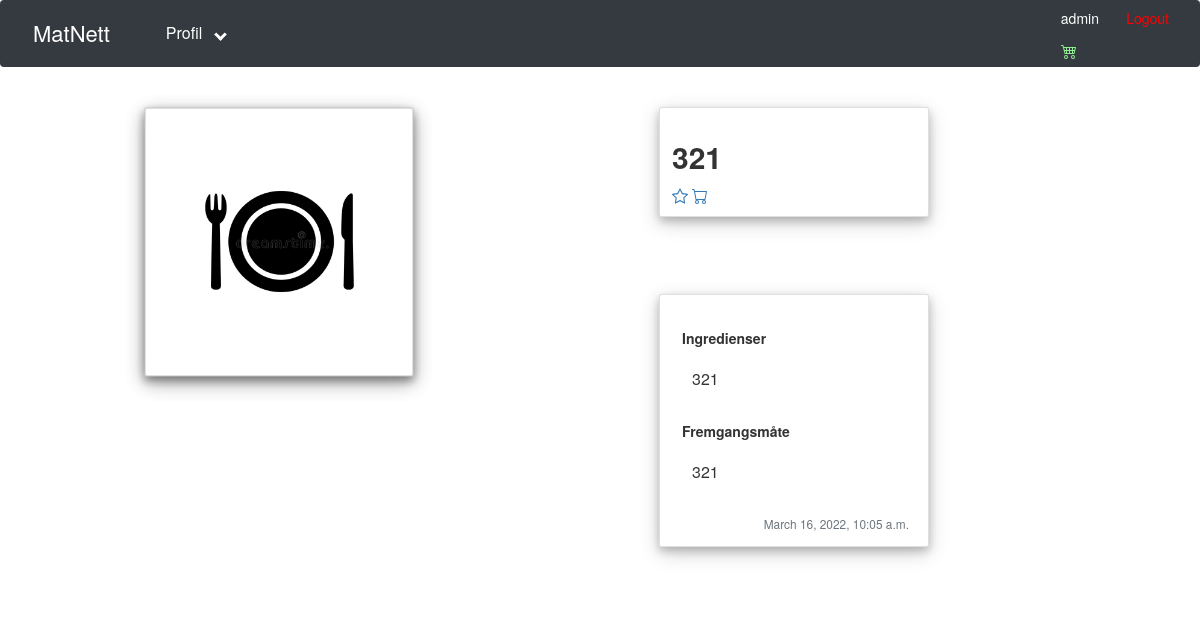
The app's page /recipe/29/ (signed in) with its own data.
### matapp/models.py (models this page shows, shortened)
class Recipe(models.Model):
    Host = models.ForeignKey(User, null=True, on_delete=models.SET_NULL)
    title = models.CharField(max_length=200, null=True)
    description = models.TextField(null=True)
    ingredients = models.TextField(null=True)
    date_created = models.DateTimeField(auto_now_add=True, null=True)
    bilde = models.ImageField(null=True, default="defaultRecipe.jpg")
    favorite = models.ManyToManyField(User, related_name="favorite", blank=True)
    handleliste = models.ManyToManyField(User, related_name="handleliste", blank=True)
    KATEGORIER = (
        ('Frokost', 'Frokost'),
        ('Lunsj', 'Lunsj'),
        ('Middag', 'Middag'),
        ('Dessert', 'Dessert')
    )
    kategorier = models.CharField(max_length=200, null=True, choices=KATEGORIER)
    class Meta:
        ordering = ['-date_created']
    def ingredientsFormat(self):
        return self.ingredients.split('\n')

### matapp/views.py (the view)
# urls.py: path('recipe/', views.recipe),
@login_required(login_url='login')
def recipe(request, pk):
    current = Recipe.objects.get(id=pk)
    return render(request, 'matapp/recipe.html', {'current': current})

### matapp/templates/matapp/recipe.html (shortened to what this page needs)
{% extends 'matapp/main.html' %}
{% load static %}
{% block content %}
<br>
<div>
    <div class="row">
        <div class="col">
            <div class="col-md" style="margin-left: 20%;">
                <div class="card mb-2">
                    <div class="card card-body text-black">
                        <img src="{{current.bilde.url}}" class="img-fluid" alt="...">
                    </div>
                </div>
            </div>
        </div>
        <div class="col">
            <div class="col-md" style="margin-right: 20%;">
                <div class="card mb-2">
                    <div class="card-body">
                        <h2><b>{{current.title}}</b></h2>
                            {% if user in current.favorite.all %}
                            <a href="{% url 'addFavorite' current.id %}"><svg xmlns="http://www.w3.org/2000/svg" width="16" height="16" fill="gold" class="bi bi-star-fill" viewBox="0 0 16 16">
                                <path d="M3.612 15.443c-.386.198-.824-.149-.746-.592l.83-4.73L.173 6.765c-.329-.314-.158-.888.283-.95l4.898-.696L7.538.792c.197-.39.73-.39.927 0l2.184 4.327 4.898.696c.441.062.612.636.282.95l-3.522 3.356.83 4.73c.078.443-.36.79-.746.592L8 13.187l-4.389 2.256z"/>
                              </svg></a>
                            {% else %}
                            <a href="{% url 'addFavorite' current.id %}"></a>
                            {% endif %}
                            {% if user in current.handleliste.all %}
                            <a href="{% url 'addToHandleliste' current.id %}"><svg xmlns="http://www.w3.org/2000/svg" width="16" height="16" fill="currentColor" class="bi bi-cart-check" viewBox="0 0 16 16">
                                <path d="M11.354 6.354a.5.5 0 0 0-.708-.708L8 8.293 6.854 7.146a.5.5 0 1 0-.708.708l1.5 1.5a.5.5 0 0 0 .708 0l3-3z"/>
                                <path d="M.5 1a.5.5 0 0 0 0 1h1.11l.401 1.607 1.498 7.985A.5.5 0 0 0 4 12h1a2 2 0 1 0 0 4 2 2 0 0 0 0-4h7a2 2 0 1 0 0 4 2 2 0 0 0 0-4h1a.5.5 0 0 0 .491-.408l1.5-8A.5.5 0 0 0 14.5 3H2.89l-.405-1.621A.5.5 0 0 0 2 1H.5zm3.915 10L3.102 4h10.796l-1.313 7h-8.17zM6 14a1 1 0 1 1-2 0 1 1 0 0 1 2 0zm7 0a1 1 0 1 1-2 0 1 1 0 0 1 2 0z"/>
                              </svg></a>
                        {% else %}
                        <a href="{% url 'addToHandleliste' current.id %}"></a>
                        {% endif %}
                    </div>
                </div>
            </div>
            <div class="col-md" style="margin-right: 20%;">
                    <br>
                    <div class="card mb-2">
                    <div class="card-body">
                        <br>
                    <b style="margin-left: 10px;">Ingredienser</b>
                    <br><br>
                        {% for line in current.ingredientsFormat %}
                        <p class="card-text" style="margin-left: 20px;">{{line}}</p>
                        {% endfor %}
                   <br>
                    <b style="margin-left: 10px;">Fremgangsmåte</b>
                    <br><br>
                    <p class="card-text" style="margin-left: 20px;">{{current.description}}</p>
                    <br>
                    <div class="article-metadata" style="text-align: right;">
                        <small class="text-muted" style="margin-right: 6px;">{{current.date_created}}</small>
                    </div>
                </div>
            </div>
                </div>
            </div>
        </div>
    </div>
</div>
{% endblock %}

### matapp/templates/matapp/navbar.html (shortened to what this page needs)
{% load static %}
<head>
  <link rel="stylesheet" type="text/css" href="{% static '/css/nav.css' %}">
</head>
<nav class="navbar navbar-expand-lg navbar-dark bg-dark">
  <a class="navbar-brand" style="font-size: 22px; margin-left: 7px;" href="http://127.0.0.1:8000/browse">MatNett</a>
  <div class="collapse navbar-collapse" id="navbarNav">
    <ul class="navbar-nav">
      <li class="nav-item active">
        <div class="dropdown" style="float:right;">
          <button class="dropbtn">Profil &nbsp <i class="arrow down" ></i></button>
        </div>
      </div>
          <div>
            {% if request.user.is_authenticated %}
            <p style="color:white">{{request.user}} &nbsp &nbsp &nbsp  <a style="color: red; padding-right: 20px;" href="{% url 'logout' %}">Logout</a></p>
            <a href="{% url 'handleliste' request.user.id %}"></a>
          </div>
        {% endif %}
</nav>

### static/css/light.css (style rules this page uses)
body { background-color: white; }
.card { box-shadow: 0 4px 8px 0 rgba(0, 0, 0, 0.2), 0 6px 20px 0 rgba(0, 0, 0, 0.19); }
.card-text { font-size: 16px; }
.col-md { margin-left: 5%; margin-right: 5%; margin-bottom: 10%; width: 300px; }

### static/css/nav.css (style rules this page uses)
.dropbtn { background-color: #343a40; color: white; padding: 16px; font-size: 16px; border: none; }
.dropdown { position: relative; display: inline-block; }
.arrow { border: solid white; border-width: 0 3px 3px 0; display: inline-block; padding: 3px; }
.down { transform: rotate(45deg); -webkit-transform: rotate(45deg); }

### records on screen
Recipe: bilde (placeholder picture), title "321", ingredientsFormat "321", description "321", date_created "March 16, 2022, 10:05 a.m."

### other values on screen
{{ request.user }} "admin"
